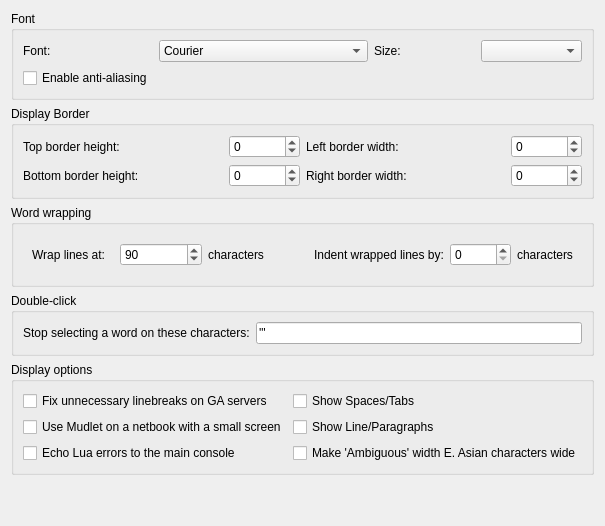
     <widget class="QWidget" name="tab_display">
      <property name="sizePolicy">
       <sizepolicy hsizetype="Expanding" vsizetype="Expanding">
        <horstretch>0</horstretch>
        <verstretch>0</verstretch>
       </sizepolicy>
      </property>
      <attribute name="title">
       <string>Main display</string>
      </attribute>
      <layout class="QGridLayout" name="gridLayout_17">
       <item row="0" column="0">
        <widget class="QGroupBox" name="groupBox_font">
         <property name="sizePolicy">
          <sizepolicy hsizetype="Expanding" vsizetype="Expanding">
           <horstretch>0</horstretch>
           <verstretch>0</verstretch>
          </sizepolicy>
         </property>
         <property name="title">
          <string>Font</string>
         </property>
         <layout class="QGridLayout" name="gridLayout_9">
          <item row="0" column="0">
           <widget class="QLabel" name="label_30">
            <property name="text">
             <string>Font:</string>
            </property>
           </widget>
          </item>
          <item row="0" column="1" colspan="2">
           <widget class="QFontComboBox" name="fontComboBox">
            <property name="sizePolicy">
             <sizepolicy hsizetype="Expanding" vsizetype="Fixed">
              <horstretch>0</horstretch>
              <verstretch>0</verstretch>
             </sizepolicy>
            </property>
            <property name="editable">
             <bool>false</bool>
            </property>
            <property name="fontFilters">
             <set>QFontComboBox::MonospacedFonts</set>
            </property>
           </widget>
          </item>
          <item row="0" column="3">
           <widget class="QLabel" name="label_35">
            <property name="text">
             <string>Size:</string>
            </property>
           </widget>
          </item>
          <item row="0" column="4">
           <widget class="QComboBox" name="fontSize"/>
          </item>
          <item row="1" column="0">
           <widget class="QCheckBox" name="mNoAntiAlias">
            <property name="toolTip">
             <string>Use anti aliasing on fonts. Smoothes fonts if you have a high screen resolution and you can use larger fonts. Note that on low resolutions and small font sizes, the font gets blurry. </string>
            </property>
            <property name="text">
             <string>Enable anti-aliasing</string>
            </property>
           </widget>
          </item>
         </layout>
        </widget>
       </item>
       <item row="1" column="0">
        <widget class="QGroupBox" name="groupBox_borders">
         <property name="sizePolicy">
          <sizepolicy hsizetype="Expanding" vsizetype="Expanding">
           <horstretch>0</horstretch>
           <verstretch>0</verstretch>
          </sizepolicy>
         </property>
         <property name="title">
          <string>Display Border</string>
         </property>
         <layout class="QGridLayout" name="gridLayout">
          <item row="0" column="0">
           <widget class="QLabel" name="label_26">
            <property name="sizePolicy">
             <sizepolicy hsizetype="Expanding" vsizetype="Preferred">
              <horstretch>0</horstretch>
              <verstretch>0</verstretch>
             </sizepolicy>
            </property>
            <property name="maximumSize">
             <size>
              <width>200</width>
              <height>16777215</height>
             </size>
            </property>
            <property name="toolTip">
             <string>&lt;html&gt;&lt;head/&gt;&lt;body&gt;&lt;p&gt;Extra space to have before text on top - can be set to negative to move text up beyond the screen&lt;/p&gt;&lt;/body&gt;&lt;/html&gt;</string>
            </property>
            <property name="text">
             <string>Top border height:</string>
            </property>
           </widget>
          </item>
          <item row="0" column="1">
           <widget class="QSpinBox" name="topBorderHeight">
            <property name="sizePolicy">
             <sizepolicy hsizetype="Preferred" vsizetype="Preferred">
              <horstretch>0</horstretch>
              <verstretch>0</verstretch>
             </sizepolicy>
            </property>
            <property name="toolTip">
             <string>&lt;html&gt;&lt;head/&gt;&lt;body&gt;&lt;p&gt;Extra space to have before text on top - can be set to negative to move text up beyond the screen&lt;/p&gt;&lt;/body&gt;&lt;/html&gt;</string>
            </property>
            <property name="minimum">
             <number>-1000000</number>
            </property>
            <property name="maximum">
             <number>1000000</number>
            </property>
            <property name="value">
             <number>0</number>
            </property>
           </widget>
          </item>
          <item row="0" column="2">
           <widget class="QLabel" name="label_29">
            <property name="sizePolicy">
             <sizepolicy hsizetype="Expanding" vsizetype="Preferred">
              <horstretch>0</horstretch>
              <verstretch>0</verstretch>
             </sizepolicy>
            </property>
            <property name="maximumSize">
             <size>
              <width>200</width>
              <height>16777215</height>
             </size>
            </property>
            <property name="toolTip">
             <string>&lt;html&gt;&lt;head/&gt;&lt;body&gt;&lt;p&gt;Extra space to have before text on the left - can be set to negative to move text left beyond the screen&lt;/p&gt;&lt;/body&gt;&lt;/html&gt;</string>
            </property>
            <property name="text">
             <string>Left border width:</string>
            </property>
           </widget>
          </item>
          <item row="0" column="3">
           <widget class="QSpinBox" name="leftBorderWidth">
            <property name="sizePolicy">
             <sizepolicy hsizetype="Preferred" vsizetype="Preferred">
              <horstretch>0</horstretch>
              <verstretch>0</verstretch>
             </sizepolicy>
            </property>
            <property name="toolTip">
             <string>&lt;html&gt;&lt;head/&gt;&lt;body&gt;&lt;p&gt;Extra space to have before text on the left - can be set to negative to move text left beyond the screen&lt;/p&gt;&lt;/body&gt;&lt;/html&gt;</string>
            </property>
            <property name="minimum">
             <number>-1000000</number>
            </property>
            <property name="maximum">
             <number>1000000</number>
            </property>
            <property name="value">
             <number>0</number>
            </property>
           </widget>
          </item>
          <item row="1" column="0">
           <widget class="QLabel" name="label_27">
            <property name="sizePolicy">
             <sizepolicy hsizetype="Expanding" vsizetype="Preferred">
              <horstretch>0</horstretch>
              <verstretch>0</verstretch>
             </sizepolicy>
            </property>
            <property name="maximumSize">
             <size>
              <width>200</width>
              <height>16777215</height>
             </size>
            </property>
            <property name="toolTip">
             <string>&lt;html&gt;&lt;head/&gt;&lt;body&gt;&lt;p&gt;Extra space to have before text on the bottom - can be set to negative to allow text to go down beyond the screen&lt;/p&gt;&lt;/body&gt;&lt;/html&gt;</string>
            </property>
            <property name="text">
             <string>Bottom border height:</string>
            </property>
           </widget>
          </item>
          <item row="1" column="1">
           <widget class="QSpinBox" name="bottomBorderHeight">
            <property name="sizePolicy">
             <sizepolicy hsizetype="Preferred" vsizetype="Preferred">
              <horstretch>0</horstretch>
              <verstretch>0</verstretch>
             </sizepolicy>
            </property>
            <property name="toolTip">
             <string>&lt;html&gt;&lt;head/&gt;&lt;body&gt;&lt;p&gt;Extra space to have before text on the bottom - can be set to negative to allow text to go down beyond the screen&lt;/p&gt;&lt;/body&gt;&lt;/html&gt;</string>
            </property>
            <property name="minimum">
             <number>-1000000</number>
            </property>
            <property name="maximum">
             <number>1000000</number>
            </property>
            <property name="value">
             <number>0</number>
            </property>
           </widget>
          </item>
          <item row="1" column="2">
           <widget class="QLabel" name="label_28">
            <property name="sizePolicy">
             <sizepolicy hsizetype="Expanding" vsizetype="Preferred">
              <horstretch>0</horstretch>
              <verstretch>0</verstretch>
             </sizepolicy>
            </property>
            <property name="maximumSize">
             <size>
              <width>200</width>
              <height>16777215</height>
             </size>
            </property>
            <property name="toolTip">
             <string>&lt;html&gt;&lt;head/&gt;&lt;body&gt;&lt;p&gt;Extra space to have before text on the right - can be set to negative to move text right beyond the screen&lt;/p&gt;&lt;/body&gt;&lt;/html&gt;</string>
            </property>
            <property name="text">
             <string>Right border width:</string>
            </property>
           </widget>
          </item>
          <item row="1" column="3">
           <widget class="QSpinBox" name="rightBorderWidth">
            <property name="sizePolicy">
             <sizepolicy hsizetype="Preferred" vsizetype="Preferred">
              <horstretch>0</horstretch>
              <verstretch>0</verstretch>
             </sizepolicy>
            </property>
            <property name="toolTip">
             <string>&lt;html&gt;&lt;head/&gt;&lt;body&gt;&lt;p&gt;Extra space to have before text on the right - can be set to negative to move text right beyond the screen&lt;/p&gt;&lt;/body&gt;&lt;/html&gt;</string>
            </property>
            <property name="minimum">
             <number>-1000000</number>
            </property>
            <property name="maximum">
             <number>1000000</number>
            </property>
            <property name="value">
             <number>0</number>
            </property>
           </widget>
          </item>
         </layout>
        </widget>
       </item>
       <item row="2" column="0">
        <widget class="QGroupBox" name="groupBox_wrapping">
         <property name="sizePolicy">
          <sizepolicy hsizetype="Expanding" vsizetype="Expanding">
           <horstretch>0</horstretch>
           <verstretch>0</verstretch>
          </sizepolicy>
         </property>
         <property name="layoutDirection">
          <enum>Qt::LeftToRight</enum>
         </property>
         <property name="title">
          <string>Word wrapping</string>
         </property>
         <layout class="QHBoxLayout" name="horizontalLayout_2">
          <item>
           <widget class="QFrame" name="frame">
            <property name="frameShape">
             <enum>QFrame::NoFrame</enum>
            </property>
            <layout class="QHBoxLayout" name="horizontalLayout_3">
             <item>
              <widget class="QLabel" name="label_20">
               <property name="sizePolicy">
                <sizepolicy hsizetype="Preferred" vsizetype="Preferred">
                 <horstretch>0</horstretch>
                 <verstretch>0</verstretch>
                </sizepolicy>
               </property>
               <property name="maximumSize">
                <size>
                 <width>200</width>
                 <height>16777215</height>
                </size>
               </property>
               <property name="text">
                <string>Wrap lines at:</string>
               </property>
              </widget>
             </item>
             <item>
              <widget class="QSpinBox" name="wrap_at_spinBox">
               <property name="minimum">
                <number>1</number>
               </property>
               <property name="maximum">
                <number>999999</number>
               </property>
               <property name="value">
                <number>90</number>
               </property>
              </widget>
             </item>
             <item>
              <widget class="QLabel" name="label_23">
               <property name="text">
                <string>characters</string>
               </property>
              </widget>
             </item>
            </layout>
           </widget>
          </item>
          <item>
           <widget class="QFrame" name="frame_2">
            <property name="frameShape">
             <enum>QFrame::NoFrame</enum>
            </property>
            <layout class="QHBoxLayout" name="horizontalLayout_5">
             <item>
              <widget class="QLabel" name="label_24">
               <property name="sizePolicy">
                <sizepolicy hsizetype="Preferred" vsizetype="Preferred">
                 <horstretch>0</horstretch>
                 <verstretch>0</verstretch>
                </sizepolicy>
               </property>
               <property name="maximumSize">
                <size>
                 <width>200</width>
                 <height>16777215</height>
                </size>
               </property>
               <property name="text">
                <string>Indent wrapped lines by:</string>
               </property>
              </widget>
             </item>
             <item>
              <widget class="QSpinBox" name="indent_wrapped_spinBox">
               <property name="minimum">
                <number>0</number>
               </property>
               <property name="maximum">
                <number>99999</number>
               </property>
               <property name="value">
                <number>0</number>
               </property>
              </widget>
             </item>
             <item>
              <widget class="QLabel" name="label_25">
               <property name="text">
                <string>characters</string>
               </property>
              </widget>
             </item>
            </layout>
           </widget>
          </item>
         </layout>
        </widget>
       </item>
       <item row="3" column="0">
        <widget class="QGroupBox" name="groupBox_doubleClick">
         <property name="title">
          <string>Double-click</string>
         </property>
         <layout class="QHBoxLayout" name="horizontalLayout_6">
          <item>
           <widget class="QLabel" name="doubleclick_ignore_label">
            <property name="text">
             <string>Stop selecting a word on these characters:</string>
            </property>
           </widget>
          </item>
          <item>
           <widget class="QLineEdit" name="doubleclick_ignore_lineedit">
            <property name="toolTip">
             <string>&lt;html&gt;&lt;head/&gt;&lt;body&gt;&lt;p&gt;Enter the characters you'd like double-clicking to stop selecting text on here. If you don't enter any, double-clicking on a word will only stop at a space, and will include characters like a double or a single quote. For example, double-clicking on the word &lt;span style=&quot; font-style:italic;&quot;&gt;Hello&lt;/span&gt; in the following will select &lt;span style=&quot; font-style:italic;&quot;&gt;&amp;quot;&lt;/span&gt;&lt;span style=&quot; font-style:italic;&quot;&gt;Hello!&amp;quot;&lt;/span&gt;&lt;/p&gt;&lt;p&gt;You say, &lt;span style=&quot; font-weight:600;&quot;&gt;&amp;quot;Hello!&amp;quot;&lt;/span&gt;&lt;/p&gt;&lt;p&gt;If you set the characters in the field to &lt;span style=&quot; font-weight:600;&quot;&gt;'&amp;quot;! &lt;/span&gt;which will mean it should stop selecting on ' &lt;span style=&quot; font-style:italic;&quot;&gt;or&lt;/span&gt; &amp;quot; &lt;span style=&quot; font-style:italic;&quot;&gt;or&lt;/span&gt; ! then double-clicking on &lt;span style=&quot; font-style:italic;&quot;&gt;Hello&lt;/span&gt; will just select &lt;span style=&quot; font-style:italic;&quot;&gt;Hello&lt;/span&gt;&lt;/p&gt;&lt;p&gt;You say, &amp;quot;&lt;span style=&quot; font-weight:600;&quot;&gt;Hello&lt;/span&gt;!&amp;quot;&lt;/p&gt;&lt;/body&gt;&lt;/html&gt;</string>
            </property>
            <property name="text">
             <string>'&quot;</string>
            </property>
            <property name="placeholderText">
             <string>&lt;characters to ignore in selection, for example ' or &quot;&gt;</string>
            </property>
           </widget>
          </item>
         </layout>
        </widget>
       </item>
       <item row="4" column="0">
        <widget class="QGroupBox" name="groupBox_displayOptions">
         <property name="title">
          <string>Display options</string>
         </property>
         <layout class="QGridLayout" name="gridLayout_10">
          <item row="0" column="0">
           <widget class="QCheckBox" name="checkBox_USE_IRE_DRIVER_BUGFIX">
            <property name="toolTip">
             <string>&lt;html&gt;&lt;head/&gt;&lt;body&gt;&lt;p&gt;Some MUDs (notably all IRE ones) suffer from a bug where they don't properly communicate with the client on where a newline should be. Enable this to fix text from getting appended to the previous prompt line.&lt;/p&gt;&lt;/body&gt;&lt;/html&gt;</string>
            </property>
            <property name="text">
             <string>Fix unnecessary linebreaks on GA servers</string>
            </property>
           </widget>
          </item>
          <item row="0" column="1">
           <widget class="QCheckBox" name="checkBox_showSpacesAndTabs">
            <property name="toolTip">
             <string>&lt;html&gt;&lt;head/&gt;&lt;body&gt;&lt;p&gt;When displaying Lua contents in the main text editor area of the Editor show tabs and spaces with visible marks instead of whitespace.&lt;/p&gt;&lt;/body&gt;&lt;/html&gt;</string>
            </property>
            <property name="text">
             <string>Show Spaces/Tabs</string>
            </property>
           </widget>
          </item>
          <item row="1" column="0">
           <widget class="QCheckBox" name="checkBox_USE_SMALL_SCREEN">
            <property name="toolTip">
             <string>&lt;html&gt;&lt;head/&gt;&lt;body&gt;&lt;p&gt;Select this option for better compatability if you are using a netbook, or some other computer model that has a small screen.&lt;/p&gt;&lt;/body&gt;&lt;/html&gt;</string>
            </property>
            <property name="text">
             <string>Use Mudlet on a netbook with a small screen</string>
            </property>
           </widget>
          </item>
          <item row="1" column="1">
           <widget class="QCheckBox" name="checkBox_showLineFeedsAndParagraphs">
            <property name="toolTip">
             <string>&lt;html&gt;&lt;head/&gt;&lt;body&gt;&lt;p&gt;When displaying Lua contents in the main text editor area of the Editor show  line and paragraphs ends with visible marks as well as whitespace.&lt;/p&gt;&lt;/body&gt;&lt;/html&gt;</string>
            </property>
            <property name="text">
             <string>Show Line/Paragraphs</string>
            </property>
           </widget>
          </item>
          <item row="2" column="0">
           <widget class="QCheckBox" name="checkBox_echoLuaErrors">
            <property name="toolTip">
             <string>&lt;html&gt;&lt;head/&gt;&lt;body&gt;&lt;p&gt;Prints Lua errors to the main console in addition to the error tab in the editor.&lt;/p&gt;&lt;/body&gt;&lt;/html&gt;</string>
            </property>
            <property name="text">
             <string>Echo Lua errors to the main console</string>
            </property>
           </widget>
          </item>
          <item row="2" column="1">
           <widget class="QCheckBox" name="checkBox_useWideAmbiguousEastAsianGlyphs">
            <property name="text">
             <string>Make 'Ambiguous' width E. Asian characters wide</string>
            </property>
           </widget>
          </item>
         </layout>
        </widget>
       </item>
       <item row="5" column="0">
        <spacer name="verticalSpacer_mainDisplay">
         <property name="orientation">
          <enum>Qt::Vertical</enum>
         </property>
         <property name="sizeHint" stdset="0">
          <size>
           <width>20</width>
           <height>40</height>
          </size>
         </property>
        </spacer>
       </item>
      </layout>
     </widget>
